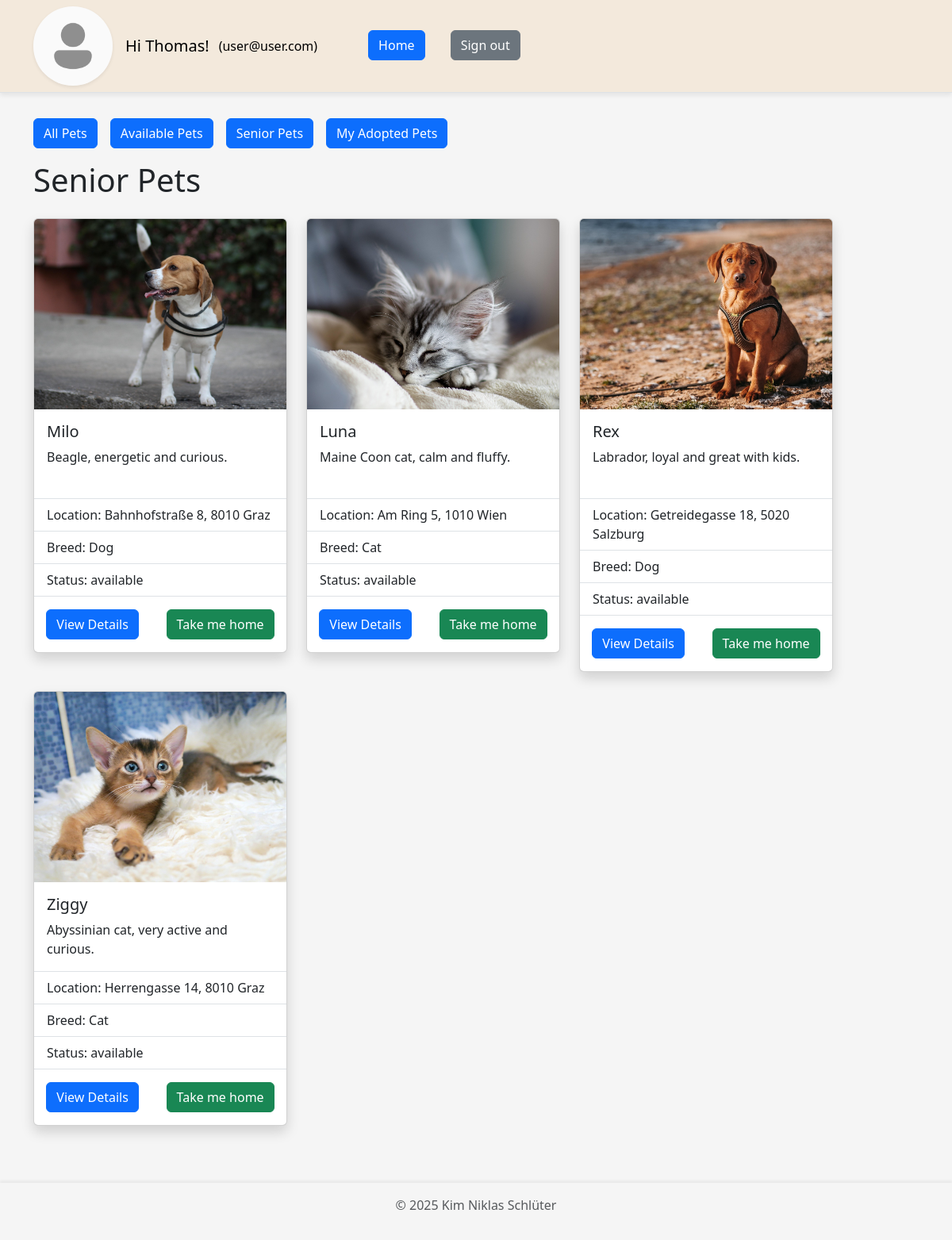
The page /website/home.php?senior=true (signed in) on the database its author committed.
### tables this page shows
CREATE TABLE `user` (
  `id` int(11) NOT NULL,
  `email` varchar(200) NOT NULL,
  `password` varchar(255) NOT NULL,
  `first_name` varchar(100) NOT NULL,
  `last_name` varchar(100) NOT NULL,
  `phone` varchar(50) NOT NULL,
  `address` varchar(100) NOT NULL,
  `picture` varchar(255) NOT NULL,
  `authority` enum('user','admin') NOT NULL
);

CREATE TABLE `animal` (
  `id` int(11) NOT NULL,
  `name` varchar(100) NOT NULL,
  `picture` varchar(255) DEFAULT NULL,
  `location` varchar(100) NOT NULL,
  `description` text DEFAULT NULL,
  `size` enum('small','default','big') NOT NULL DEFAULT 'default',
  `age` int(11) DEFAULT NULL,
  `vaccinated` tinyint(1) NOT NULL,
  `status` enum('available','adopted') NOT NULL DEFAULT 'available',
  `breed_id` int(11) NOT NULL
);

CREATE TABLE `breed` (
  `id` int(11) NOT NULL,
  `name` varchar(100) NOT NULL
);

### website/components/animals.php (called while the page is built, shortened)
<?php
require_once __DIR__ . '/db_connect.php';
require_once __DIR__ . '/util.php';
$conn = db_connect();
function create_response($status, $message, $data = [])
{
  $response = [
    "status" => $status,
    "message" => $message,
    "data" => $data
  ];
  return $response;
}
function fetch_animals_internal($sql)
{
  global $conn;
  $result = mysqli_query($conn, $sql);
  $rows = mysqli_fetch_all($result, MYSQLI_ASSOC);
  return create_response("200", "Successfully fetched animals.", $rows);
}
function get_animals_age_greater($minAge)
{
  return fetch_animals_internal("SELECT * FROM `animal` WHERE age > $minAge");
}
function get_breed_by_id($breed_id)
{
  global $conn;
  $sql = "SELECT * FROM `breed` WHERE id=$breed_id";
  $result = mysqli_query($conn, $sql);
  $row = mysqli_fetch_assoc($result);
  return $row;
}
function get_animal_picture_url($animalData)
{
  return $animalData['picture'] ? PICTURE_FOLDER_NAME . '/' . $animalData['picture'] : ANIMAL_DEFAULT_PICTURE_URL;
}

### website/components/util.php (called while the page is built, shortened)
<?php
function get_my_user_id_from_session()
{
  if (isset($_SESSION["user"])) {
    return $_SESSION["user"];
  } else if (isset($_SESSION["admin"])) {
    return $_SESSION["admin"];
  } else {
    return null;
  }
}
function get_user_data($conn, $userId)
{
  $sql = "SELECT * FROM `user` WHERE `id`='$userId'";
  $result = mysqli_query($conn, $sql);
  if ($result) {
    $row = mysqli_fetch_assoc($result);
    $defaultImgUrl = './' . PICTURE_FOLDER_NAME . '/user.png';
    if (empty($row['picture'])) {
      $row['profile_img_url'] = $defaultImgUrl;
    } else {
      $pictureUrl = './' . PICTURE_FOLDER_NAME . '/' . $row['picture'];
      if (!file_exists($pictureUrl)) {
        $row['profile_img_url'] = $defaultImgUrl;
      } else {
        $row['profile_img_url'] = $pictureUrl;
      }
    }
  }
  return $row;
}

### website/components/card_layout.php (the view, shortened to what this page needs)
<?php
function create_card_layout_for_animals($response)
{
  $rows = $response['data'];
  $layout = "<div class='row row-cols-1 row-cols-md-2 row-cols-lg-3 row-cols-xl-3 row-cols-xxl-4
                         justify-content-center justify-content-md-start'>";
  foreach ($rows as $animal) {
    $animalPictureUrl = get_animal_picture_url($animal);
    $breedData = get_breed_by_id($animal['breed_id']);
    $layout .= "
    <div style='width: fit-content;'>
      <div class='card shadow mb-4 d-flex flex-column justify-content-between align-items-center' style='max-width: 20rem;'>";
    $layout .= "<div style='width: 100%'>
                  <div class='animal-picture-container'>
                    <img src='$animalPictureUrl' class='card-img-top animal-image' alt=''>
                  </div>
                  <div class='card-body'>
                    <h5 class='card-title'>{$animal['name']}</h5>
                    <p class='card-text' style='min-height: 48px'>{$animal['description']}</p>
                  </div>
                </div>";
    $layout .= "<div style='width: 100%'>";
    $layout .= "<ul class='list-group list-group-flush'>
                  <li class='list-group-item' style='padding: 0'></li>
                  <li class='list-group-item'>Location: {$animal['location']}</li>
                  <li class='list-group-item'>Breed: {$breedData['name']}</li>
                  <li class='list-group-item'>Status: {$animal['status']}</li>";
    $layout .= "  <li class='list-group-item'></li>
                </ul>";
    if (isset($_SESSION['user'])) {
      $layout .= "<div class='d-flex flex-row gap-1 justify-content-around mb-3' style='width:100%'>
                    <a href='./animal_details.php?id={$animal['id']}' class='btn btn-primary'>View Details</a>";
      $layout .= "<form method='POST'>
                      <input type='hidden' name='animal_id_to_adopt' value='{$animal['id']}' />
                      <input" . (($animal['status'] != 'available') ? " disabled" : "") . " type='submit' name='adopt_animal' class='btn btn-success' value='Take me home' />
                  </form>";
      $layout .= "</div>";
    } else if (isset($_SESSION['admin'])) {
      $layout .= "<div class='d-flex flex-row gap-2 justify-content-center mb-3'>
                    <a href='./animal_details.php?id={$animal['id']}' class='btn btn-primary'>View Details</a>
                    <a href='./animal_update.php?id={$animal['id']}' class='btn btn-success'>Update</a>
                    <a href='./animal_delete.php?id={$animal['id']}' class='btn btn-danger'>Delete</a>
                  </div>";
    }
    $layout .= "</div>";
    $layout .=  "</div></div>";
  }
  $layout .= "</div>";
  return $layout;
}

### website/components/navbar.php (shortened to what this page needs)
<?php
$homeUrl = isset($_SESSION['admin']) ? "dashboard.php" : "home.php";
$homeName = isset($_SESSION['admin']) ? "Dashboard" : "Home";
?>
<header class='p-0 mb-3 border-bottom title-row'>
  <nav class="navbar navbar-expand-lg" style="min-height: 3.5rem">
    <div class="container">
      <?php if (isset($_SESSION['user']) || isset($_SESSION['admin'])) { ?>
        <a href='<?= $homeUrl ?>' class='d-block me-3'>
          <img src='<?= $myUserData['profile_img_url'] ?? '' ?>' alt='profile image' width='100' height='100' class='rounded-circle shadow-sm' style='object-fit:cover;'>
        </a>
        <a class="navbar-brand me-1" href="<?= $homeUrl ?>">Hi <?= $myUserData['first_name'] ?? '' ?>!</a>
      <?php } ?>
      <div class="collapse navbar-collapse" id="navbarNav">
        <ul class="navbar-nav gap-2">
          <?php if (isset($_SESSION['user']) || isset($_SESSION['admin'])) { ?>
            <li class="nav-item me-5">
              <a class="nav-link link-body-emphasis" href="#"><?= '(' . $myUserData['email'] . ')' ?></a>
            </li>
            <li class="nav-item me-4">
              <a class="btn btn-primary" href="<?= $homeUrl ?>"><?= $homeName ?></a>
            </li>
            <li class="nav-item">
              <a class="btn btn-secondary" href="logout.php">Sign out</a>
            </li>
          <?php } ?>
        </ul>
      </div>
    </div>
  </nav>
</header>

### website/styles/style.css (style rules this page uses)
body { background-color: whitesmoke; display: flex; flex-flow: column nowrap; justify-content: flex-start; min-height: 100vh; }

### website/styles/card_layout.css (style rules this page uses)
.animal-picture-container { width: 100%; height: 15rem; margin: 0 !important; overflow: hidden; }
.animal-image { width: 100%; height: 100%; object-fit: cover; }

### rows shown on the page
user: first_name "Thomas", email "user@user.com"
animal: picture (picture), name "Milo", description "Beagle, energetic and curious.", location "Bahnhofstraße 8, 8010 Graz", breed.name "Dog", status "available", adopt_animal "Take me home"
animal: picture (picture), name "Luna", description "Maine Coon cat, calm and fluffy.", location "Am Ring 5, 1010 Wien", breed.name "Cat", status "available", adopt_animal "Take me home"
animal: picture (picture), name "Rex", description "Labrador, loyal and great with kids.", location "Getreidegasse 18, 5020 Salzburg", breed.name "Dog", status "available", adopt_animal "Take me home"
animal: picture (picture), name "Ziggy", description "Abyssinian cat, very active and curious.", location "Herrengasse 14, 8010 Graz", breed.name "Cat", status "available", adopt_animal "Take me home"

### other values the page prints
$homeName "Home"
$pageTitle "Senior Pets"
